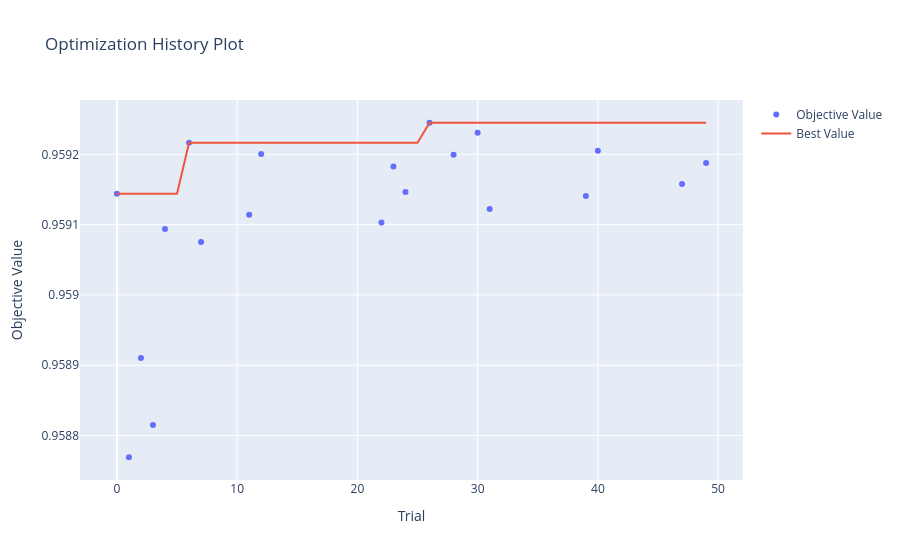

The notebook cell this image was saved under:
### Code cell
try:
    fig = optuna.visualization.plot_optimization_history(study)
    fig.show()
except Exception as e:
    print(f"Plot optimization history skipped: {e}")

### Figure 1 — Plotly figure (JSON) as saved in the notebook; plotly's stock layout.template omitted (floating-point values rounded to 4 significant figures)
{"data": [{"mode": "markers", "name": "Objective Value", "type": "scatter", "x": [0, 1, 2, 3, 4, 6, 7, 11, 12, 22, 23, 24, 26, 28, 30, 31, 39, 40, 47, 49], "y": [0.9591, 0.9588, 0.9589, 0.9588, 0.9591, 0.9592, 0.9591, 0.9591, 0.9592, 0.9591, 0.9592, 0.9591, 0.9592, 0.9592, 0.9592, 0.9591, 0.9591, 0.9592, 0.9592, 0.9592]}, {"mode": "lines", "name": "Best Value", "type": "scatter", "x": [0, 1, 2, 3, 4, 5, 6, 7, 8, 9, 10, 11, 12, 13, 14, 15, 16, 17, 18, 19, 20, 21, 22, 23, 24, 25, 26, 27, 28, 29, 30, 31, 32, 33, 34, 35, 36, 37, 38, 39, 40, 41, 42, 43, 44, 45, 46, 47, 48, 49], "y": [0.9591, 0.9591, 0.9591, 0.9591, 0.9591, 0.9591, 0.9592, 0.9592, 0.9592, 0.9592, 0.9592, 0.9592, 0.9592, 0.9592, 0.9592, 0.9592, 0.9592, 0.9592, 0.9592, 0.9592, 0.9592, 0.9592, 0.9592, 0.9592, 0.9592, 0.9592, 0.9592, 0.9592, 0.9592, 0.9592, 0.9592, 0.9592, 0.9592, 0.9592, 0.9592, 0.9592, 0.9592, 0.9592, 0.9592, 0.9592, 0.9592, 0.9592, 0.9592, 0.9592, 0.9592, 0.9592, 0.9592, 0.9592, 0.9592, 0.9592]}, {"marker": {"color": "#cccccc"}, "mode": "markers", "name": "Infeasible Trial", "showlegend": false, "type": "scatter", "x": [], "y": []}], "layout": {"title": {"text": "Optimization History Plot"}, "xaxis": {"title": {"text": "Trial"}}, "yaxis": {"title": {"text": "Objective Value"}}}}
